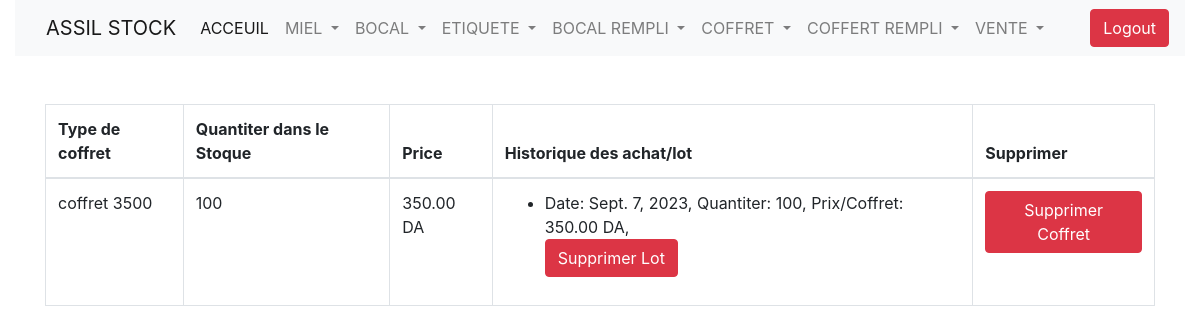
The page /list_box/ (signed in) on the database its author committed.
### appAssilStockManag/models.py (models this page shows, shortened)
class Box(models.Model):
    COFFRET_TYPES = [
        ('coffret 3500', 'coffret 3500'),
        ('coffret 4000', 'coffret 4000'),
        ('coffret 4500', 'coffret 4500'),
        ('coffret 7500', 'coffret 7500'),
        ('coffret 8500', 'coffret 8500'),
        ('coffret 9900', 'coffret 9900'),
    ]
    type_box = models.CharField(max_length=50, choices=COFFRET_TYPES, unique=True)
    quantity_in_stock = models.IntegerField(default=0)
    @property
    def weighted_average(self):
        total_coast = sum([batch.quantity_received * batch.purchase_price for batch in self.boxbatch_set.all()])
        total_quantity= sum([batch.quantity_received for batch in self.boxbatch_set.all()])
        if total_quantity == 0 :
            return 0
        return total_coast / total_quantity

class BoxBatch(models.Model):
    box = models.ForeignKey(Box, on_delete=models.CASCADE)
    quantity_received = models.IntegerField()
    purchase_price = models.DecimalField(max_digits=100,decimal_places=2)
    date_entry = models.DateField(auto_now_add=True)

### appAssilStockManag/views.py (the view)
# urls.py: path('list_box/',list_box,name='list_box'),
@login_required
def list_box(request):
    boxs = Box.objects.all()
    return render(request,'list_box.html',{'boxs':boxs})

### appAssilStockManag/templates/list_box.html (shortened to what this page needs)
{% extends 'base.html' %}
{% block content %}
    <table class="table table-bordered">
        <thead>
            <tr>
                <th>Type de coffret</th>
                <th>Quantiter dans le Stoque</th>
                <th>Price</th>
                <th>Historique des achat/lot</th>
                <th>Supprimer</th>
            </tr>
        </thead>
        <tbody>
            {% for box in boxs %}
            <tr>
                <td>{{ box.get_type_box_display }}</td>
                <td>{{ box.quantity_in_stock }}</td>
                <td>{{ box.weighted_average|floatformat:2 }} DA</td>
                <td>
                    <ul>
                    {% for batch in box.boxbatch_set.all %}
                        <li>
                            Date: {{ batch.date_entry }},
                            Quantiter: {{ batch.quantity_received }},
                            Prix/Coffret: {{ batch.purchase_price }} DA,
                            <form action="{% url 'delete_box_batch' batch.id %}" method="post" onsubmit="return confirmDeleteBatch();">
                                <button class='btn btn-danger'>Supprimer Lot</button>
                            </form>
                        </li>
                    {% endfor %}
                    </ul>
                </td>
                <td>
                    <form action="{% url 'delete_box' box.id %}" method="post" onsubmit="return confirmDelete();">
                        <button class='btn btn-danger'>Supprimer Coffret</button>
                    </form>
                </td>
            </tr>
            {% endfor %}
        </tbody>
    </table>
{% endblock %}

### rows shown on the page
Box: type_box "coffret 3500", quantity_in_stock "100", weighted_average "350.00"
BoxBatch: date_entry "Sept. 7, 2023", quantity_received "100", purchase_price "350.00"
